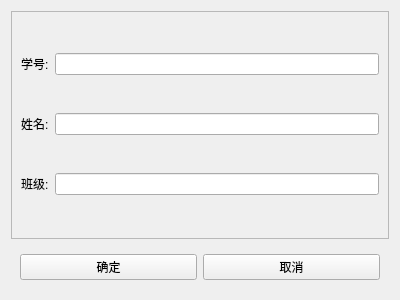
<?xml version="1.0" encoding="UTF-8"?>
<ui version="4.0">
 <class>add_student</class>
 <widget class="QWidget" name="add_student">
  <property name="geometry">
   <rect>
    <x>0</x>
    <y>0</y>
    <width>400</width>
    <height>300</height>
   </rect>
  </property>
  <property name="windowTitle">
   <string>Form</string>
  </property>
  <property name="windowIcon">
   <iconset resource="resources.qrc">
    <normaloff>:/icon_rect.png</normaloff>:/icon_rect.png</iconset>
  </property>
  <layout class="QVBoxLayout" name="verticalLayout">
   <item>
    <widget class="QScrollArea" name="scroll_area">
     <property name="widgetResizable">
      <bool>true</bool>
     </property>
     <widget class="QWidget" name="scrollAreaWidgetContents">
      <property name="geometry">
       <rect>
        <x>0</x>
        <y>0</y>
        <width>376</width>
        <height>218</height>
       </rect>
      </property>
      <layout class="QGridLayout" name="gridLayout">
       <item row="0" column="0">
        <widget class="QLabel" name="label">
         <property name="text">
          <string>学号:</string>
         </property>
        </widget>
       </item>
       <item row="0" column="1">
        <widget class="QLineEdit" name="stud_id"/>
       </item>
       <item row="1" column="0">
        <widget class="QLabel" name="label_2">
         <property name="text">
          <string>姓名:</string>
         </property>
        </widget>
       </item>
       <item row="1" column="1">
        <widget class="QLineEdit" name="stud_name"/>
       </item>
       <item row="2" column="0">
        <widget class="QLabel" name="label_3">
         <property name="text">
          <string>班级:</string>
         </property>
        </widget>
       </item>
       <item row="2" column="1">
        <widget class="QLineEdit" name="class_"/>
       </item>
      </layout>
     </widget>
    </widget>
   </item>
   <item>
    <widget class="QWidget" name="widget" native="true">
     <layout class="QHBoxLayout" name="horizontalLayout">
      <item>
       <widget class="QPushButton" name="new_stud_btn">
        <property name="text">
         <string>确定</string>
        </property>
       </widget>
      </item>
      <item>
       <widget class="QPushButton" name="cancel_btn">
        <property name="text">
         <string>取消</string>
        </property>
       </widget>
      </item>
     </layout>
    </widget>
   </item>
  </layout>
 </widget>
 <resources>
  <include location="resources.qrc"/>
 </resources>
 <connections/>
</ui>
